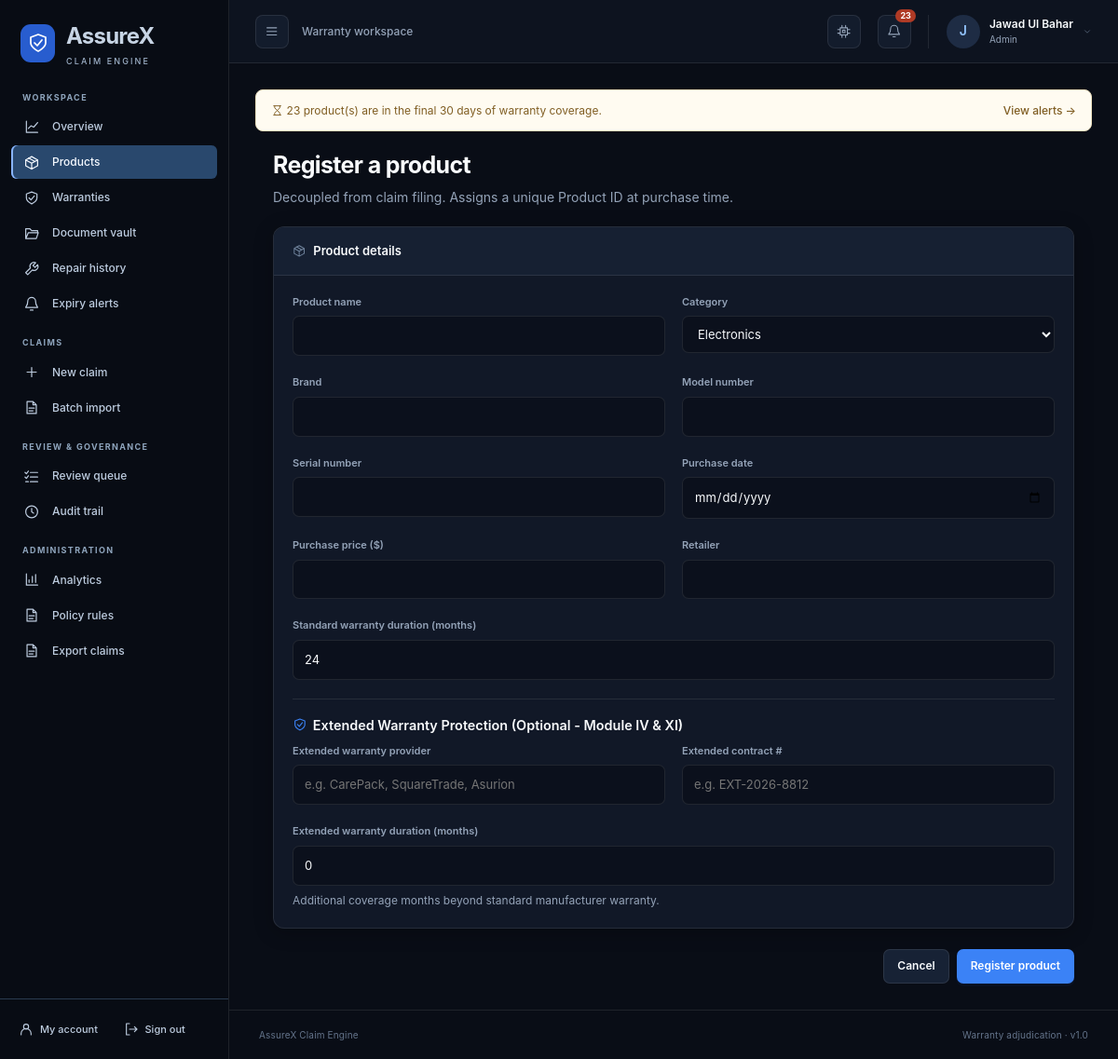
/products/new (signed in), run on the app's committed database.
### src/assurex_claim_engine/db/database.py (models this page shows)
class User(Base):
    __tablename__ = "users"
    id = Column(Integer, primary_key=True, index=True)
    user_id = Column(String(50), unique=True, index=True, nullable=False)
    email = Column(String(100), unique=True, index=True, nullable=False)
    hashed_password = Column(String(255), nullable=False)
    full_name = Column(String(100), nullable=False)
    role = Column(String(30), nullable=False, default="customer")
    phone_number = Column(String(50), nullable=True, default="")
    mailing_address = Column(Text, nullable=True, default="")
    created_at = Column(DateTime, default=_utcnow)
    products = relationship("Product", back_populates="owner")
    claims = relationship("Claim", back_populates="claimant")
    documents = relationship("Document", back_populates="owner")
    repairs = relationship("Repair", back_populates="owner")

### src/assurex_claim_engine/web/app.py (the view)
@app.get("/products/new", response_class=HTMLResponse)
def products_new_form(
    request: Request,
    current_user: User = Depends(require_role("customer", "service_center")),
):
    return render(request, "product_register.html", {"user": current_user})

### templates/product_register.html (shortened to what this page needs)
{% extends "base.html" %}
{% block content %}
<div style="max-width: 860px; margin: 0 auto;">
    <h1 style="font-size: 1.5rem; font-weight: 700;">Register a product</h1>
    <p style="color: var(--text-sub); margin-bottom: 1.25rem;">Decoupled from claim filing. Assigns a unique Product ID at purchase time.</p>
    <form action="/products/new" method="POST">
        <div class="panel">
            <div class="panel-header"><div class="panel-title"><svg class="icon" aria-hidden="true"><use href="/static/icons.svg#fa-box"></use></svg> Product details</div></div>
            <div class="panel-body">
                <div class="form-row">
                    <div class="form-group">
                        <label class="form-label">Product name</label>
                        <input class="form-input" name="product_name" required>
                    </div>
                    <div class="form-group">
                        <label class="form-label">Category</label>
                        <select class="form-select" name="category" required>
                            <option value="electronics">Electronics</option>
                        </select>
                    </div>
                </div>
                <div class="form-row">
                    <div class="form-group">
                        <label class="form-label">Brand</label>
                        <input class="form-input" name="brand" required>
                    </div>
                    <div class="form-group">
                        <label class="form-label">Model number</label>
                        <input class="form-input" name="model_number" required>
                    </div>
                </div>
                <div class="form-row">
                    <div class="form-group">
                        <label class="form-label">Serial number</label>
                        <input class="form-input" name="serial_number" required>
                    </div>
                    <div class="form-group">
                        <label class="form-label">Purchase date</label>
                        <input class="form-input" type="date" name="purchase_date" required>
                    </div>
                </div>
                <div class="form-row">
                    <div class="form-group">
                        <label class="form-label">Purchase price ($)</label>
                        <input class="form-input" type="number" step="0.01" min="0" name="purchase_price" required>
                    </div>
                    <div class="form-group">
                        <label class="form-label">Retailer</label>
                        <input class="form-input" name="retailer" required>
                    </div>
                </div>
                <div class="form-group">
                    <label class="form-label">Standard warranty duration (months)</label>
                    <input class="form-input" type="number" min="1" name="warranty_duration_months" value="24" required>
                </div>
                <div style="margin-top: 1.25rem; padding-top: 1rem; border-top: 1px solid var(--border);">
                    <div style="font-weight: 600; font-size: 0.9rem; margin-bottom: 0.5rem; display: flex; align-items: center; gap: 6px;">
                        <svg class="icon" aria-hidden="true" style="color: var(--primary);"><use href="/static/icons.svg#fa-shield-halved"></use></svg>
                        Extended Warranty Protection (Optional - Module IV & XI)
                    </div>
                    <div class="form-row">
                        <div class="form-group">
                            <label class="form-label">Extended warranty provider</label>
                            <input class="form-input" name="extended_warranty_provider" placeholder="e.g. CarePack, SquareTrade, Asurion">
                        </div>
                        <div class="form-group">
                            <label class="form-label">Extended contract #</label>
                            <input class="form-input" name="extended_warranty_contract_number" placeholder="e.g. EXT-2026-8812">
                        </div>
                    </div>
                    <div class="form-group">
                        <label class="form-label">Extended warranty duration (months)</label>
                        <input class="form-input" type="number" min="0" name="extended_warranty_duration_months" value="0">
                        <small style="color: var(--text-sub); font-size: 0.75rem;">Additional coverage months beyond standard manufacturer warranty.</small>
                    </div>
                </div>
            </div>
        </div>
        <div style="display: flex; justify-content: flex-end; gap: 0.5rem;">
            <a class="btn btn-secondary" href="/products">Cancel</a>
            <button class="btn btn-primary" type="submit">Register product</button>
        </div>
    </form>
</div>
{% endblock %}

### templates/base.html (shortened to what this page needs)
<!DOCTYPE html>
<html lang="en">
<head>
    <link rel="stylesheet" href="/static/css/dashboard.css">
</head>
{% set active_role = user.role if user else request.session.get('role') %}
{% set active_name = user.full_name if user else request.session.get('full_name') %}
{% set path = request.url.path %}
{% macro nav(url, label, icon, prefix=false) %}
<a href="{{ url }}" aria-label="{{ label }}" class="nav-item-link{% if path == url or (prefix and path.startswith(url + '/')) %} active{% endif %}" {% if path == url or (prefix and path.startswith(url + '/')) %}aria-current="page"{% endif %} title="{{ label }}">
    <svg class="icon" aria-hidden="true"><use href="/static/icons.svg#{{ icon }}"></use></svg><span class="nav-label">{{ label }}</span>
</a>
{% endmacro %}
<body class="{% if active_role %}app-layout{% else %}auth-layout{% endif %}">
{% if active_role %}
<aside class="sidebar" id="app-sidebar" aria-label="Application sidebar">
    <a href="/" class="sidebar-brand"><span class="brand-mark"><svg class="icon" aria-hidden="true"><use href="/static/icons.svg#fa-shield-halved"></use></svg></span><span class="nav-label">AssureX<small>CLAIM ENGINE</small></span></a>
    <nav class="sidebar-nav" aria-label="Main navigation">
        <div class="nav-section-label">Workspace</div>
        {{ nav('/', 'Overview', 'fa-chart-line') }}
        {{ nav('/products', 'Products', 'fa-box', true) }}
        {{ nav('/warranties', 'Warranties', 'fa-shield', true) }}
        {{ nav('/documents', 'Document vault', 'fa-folder-open', true) }}
        {{ nav('/repairs', 'Repair history', 'fa-wrench', true) }}
        {{ nav('/alerts', 'Expiry alerts', 'fa-bell') }}
        {% if active_role in ['customer', 'service_center', 'admin'] %}
        <div class="nav-section-label">Claims</div>
        {{ nav('/claims/new', 'New claim', 'fa-plus') }}
        {{ nav('/claims/import-csv', 'Batch import', 'fa-file-csv') }}
        {% endif %}
        {% if active_role in ['reviewer', 'admin'] %}
        <div class="nav-section-label">Review & governance</div>
        {{ nav('/reviewer/queue', 'Review queue', 'fa-list-check') }}
        {{ nav('/audit-logs', 'Audit trail', 'fa-clock-rotate-left') }}
        {% endif %}
        {% if active_role == 'admin' %}
        <div class="nav-section-label">Administration</div>
        {{ nav('/admin/analytics', 'Analytics', 'fa-chart-bar') }}
        {{ nav('/admin/policies', 'Policy rules', 'fa-scroll') }}
        {{ nav('/admin/export-csv', 'Export claims', 'fa-file-export') }}
        {% endif %}
    </nav>
    <div class="sidebar-bottom">
        {{ nav('/profile', 'My account', 'fa-user-circle') }}
        {{ nav('/logout', 'Sign out', 'fa-right-from-bracket') }}
    </div>
</aside>
<div class="app-workspace">
<header class="app-topbar">
    <div class="topbar-left">
        <button class="icon-button" id="sidebar-toggle" type="button" aria-controls="app-sidebar" aria-expanded="true" aria-label="Toggle navigation"><svg class="icon" aria-hidden="true"><use href="/static/icons.svg#fa-bars"></use></svg></button>
        <span class="workspace-label">Warranty workspace</span>
    </div>
    <div class="topbar-actions">
        <button class="icon-button theme-toggle-btn" id="theme-toggle" type="button" aria-label="Toggle theme" title="Toggle dark/light theme"><svg class="icon" aria-hidden="true"><use href="/static/icons.svg#fa-wand-magic-sparkles"></use></svg></button>
        <a href="/alerts" class="icon-button alerts-link" aria-label="Expiry alerts{% if alert_count %}: {{ alert_count }}{% endif %}" title="Expiry alerts"><svg class="icon" aria-hidden="true"><use href="/static/icons.svg#fa-bell"></use></svg>{% if alert_count %}<span class="nav-badge">{{ alert_count }}</span>{% endif %}</a>
        <a href="/profile" class="account-link"><span class="avatar">{{ (active_name or 'A')[:1]|upper }}</span><span class="account-text">{{ active_name }}<small>{{ active_role.replace('_', ' ')|title }}</small></span><svg class="icon" aria-hidden="true"><use href="/static/icons.svg#fa-chevron-down"></use></svg></a>
    </div>
</header>
{% endif %}
<main class="main-content" id="main-content" tabindex="-1">
    {% if alert_count and path != '/alerts' %}
    <div class="alert-banner"><span><svg class="icon" aria-hidden="true"><use href="/static/icons.svg#fa-hourglass-half"></use></svg> {{ alert_count }} product(s) are in the final {{ 30 }} days of warranty coverage.</span><a href="/alerts" class="link">View alerts <span aria-hidden="true">→</span></a></div>
    {% endif %}
    {% block content %}{% endblock %}
</main>
{% if active_role %}<footer class="app-footer"><span>AssureX Claim Engine</span><span>Warranty adjudication · v1.0</span></footer>{% endif %}
</div>
</body>
</html>

### data on the page
User: full_name "J", full_name "Jawad Ul Bahar", replace "Admin"

### other printed values
{{ label }} "Overview Products Warranties Document vault Repair history Expiry alerts New claim Batch import Review queue Audit trail Analytics Policy rules Export claims My account Sign out"
{{ alert_count }} "23"
{{ 30 }} "30"
